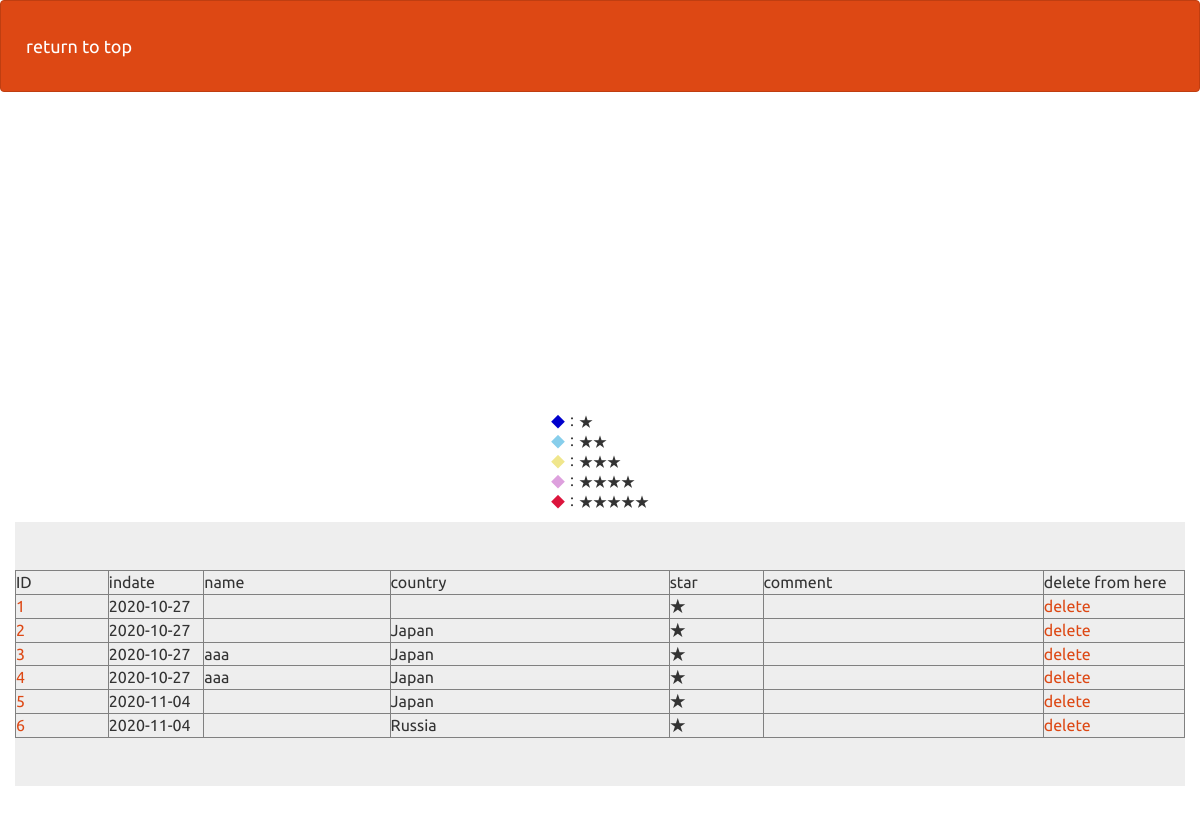
The app's page /select.php (signed in) with its own data.
### tables this page shows
CREATE TABLE `gs_bm_table` (
  `id` int(12) NOT NULL,
  `name` text NOT NULL,
  `country` text NOT NULL,
  `star` text NOT NULL,
  `comment` text NOT NULL,
  `indate` date NOT NULL
);

### select.php (the view, shortened to what this page needs)
<?php
include("funcs.php");
try {
  $pdo = new PDO('mysql:dbname=gs_kadai1;charset=utf8;host=localhost','root','root');
} catch (PDOException $e) {
  exit('DBConnectError:'.$e->getMessage());
}
$stmt = $pdo->prepare("SELECT * FROM gs_bm_table");
$status = $stmt->execute();
$view="";
if ($status==false) {
  $error = $stmt->errorInfo();
  exit("ErrorQuery:".$error[2]);
}else{
    $view .= "<table border=1>";
    $view .= '<tr>';
    $view .= '<td width="100px">'.'ID'.'</td>';
    $view .= '<td width="100px">'.'indate'.'</td>';
    $view .= '<td width="200px">'.'name'.'</td>';
    $view .= '<td width="300px">'.'country'.'</td>';
    $view .= '<td width="100px">'.'star'.'</td>';
    $view .= '<td width="300px">'.'comment'.'</td>';
    $view .= '<td width="150px">'.'delete from here'.'</td>';
    $view .= '</tr>';
    while( $result = $stmt->fetch(PDO::FETCH_ASSOC)){
    $view .= '<tr>';
    $view .= '<td>';
    $view .= '<a href="detail.php?id='. $result["id"].'">';
    $view .= $result['id'];
    $view .= '</a>';
    $view .= '</td>';
    $view .= '<td>'.$result['indate'].'</td>';
    $view .= '<td>'.$result['name'].'</td>';
    $view .= '<td>';
    $view .= $result['country'];
    $view .= '</td>';
    $view .= '<td>'.$result['star'].'</td>';
    $view .= '<td>'.$result['comment'].'</td>';
    $view .= '<td>';
    $view .= '<a href="delete.php?id='. $result["id"].'">';
    $view .= 'delete';
    $view .= '</a>';
    $view .= '</tr>';
    $view .= '</td>';
  }
  $view .= "</table>";
}
?>
<!DOCTYPE html>
<html lang="ja">
<head>
<link rel="stylesheet" href="css/range.css">
<link href="css/bootstrap.min.css" rel="stylesheet">
</head>
<body id="main">
<header>
  <nav class="navbar navbar-default">
    <div class="container-fluid">
      <div class="navbar-header">
      <a class="navbar-brand" href="index.php">return to top</a>
      </div>
    </div>
  </nav>
</header>
<center>
<div id="container" style="position:center ; width: 500px; height: 300px;"></div>
</center>
<center>
<table>
  <tr>
    <td style="color:#0000cd;">◆</td>
    <td>：★</td>
  </tr>
  <tr>
    <td style="color:#87ceeb;">◆</td>
    <td>：★★</td>
  </tr>
  <tr>
    <td style="color:#f0e68c;">◆</td>
    <td>：★★★</td>
  </tr>
  <tr>
    <td style="color:#dda0dd;">◆</td>
    <td>：★★★★</td>
  </tr>
  <tr>
    <td style="color:#dc143c;">◆</td>
    <td>：★★★★★</td>
  </tr>
</table>
</center>
<div>
    <div class="container jumbotron">
      <?= $view ?>
    </div>
</div>
</body>
</html>

### select.php (style rules this page uses)
div { padding: 10px;font-size:16px; }

### records on screen
gs_bm_table: value "1 delete", indate "2020-10-27", star "★"
gs_bm_table: value "2 Japan delete", indate "2020-10-27", star "★"
gs_bm_table: value "3 Japan delete", indate "2020-10-27", name "aaa", star "★"
gs_bm_table: value "4 Japan delete", indate "2020-10-27", name "aaa", star "★"
gs_bm_table: value "5 Japan delete", indate "2020-11-04", star "★"
gs_bm_table: value "6 Russia delete", indate "2020-11-04", star "★"
